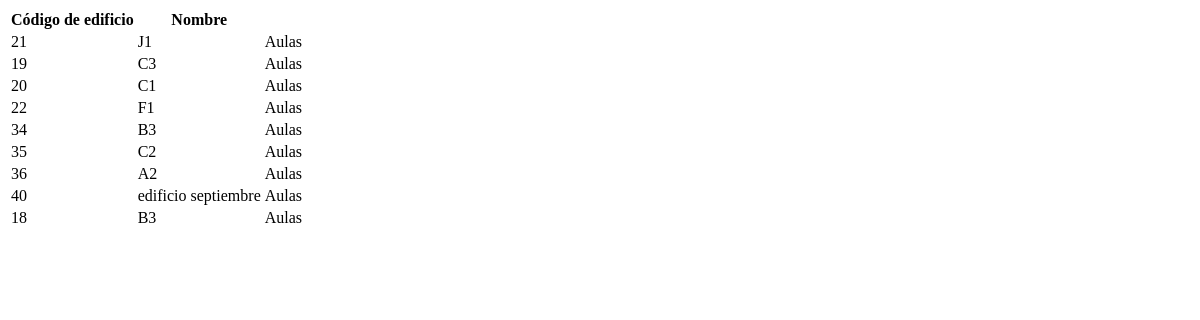
Page /Datos/ca_cargarEdificios.php on the earlier database version.
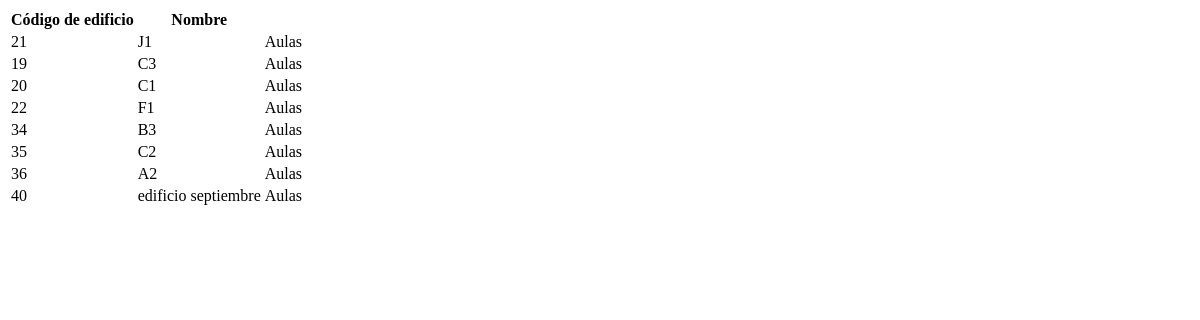
Same page on the later database version.
### tables this page shows
CREATE TABLE IF NOT EXISTS `edificios` (
  `Edificio_ID` int(11) NOT NULL,
  `descripcion` text
);

### Datos/ca_cargarEdificios.php (the view, shortened to what this page needs)
<?php
include 'conexion.php';
$query = mysql_query("CALL SP_OBTENER_EDIFICIOS(@pcMensajeError)", $enlace);
?>
<!DOCTYPE html>
<html lang="en">
    <body>
        <div class="box-body table-responsive">
            <table id="tabla_prioridad" class='table table-bordered table-striped'>
                <thead>
                    <tr>
                        <th>Código de edificio</th>
                        <th>Nombre</th>
                        <th></th>
                    </tr>
                </thead>
                <tbody>
                    <?php
                    while ($row = mysql_fetch_array($query))
                    {
                        $id = $row['Edificio_ID'];
                        ?>
                        <tr>
                            <td><?php echo $row['Edificio_ID'] ?></td>
                            <td><div class="text" id="titulo-<?php echo $id ?>"><?php echo $row['descripcion'] ?></div></td>
                            <td><a class="ver btn btn-success  fa fa-arrow-right ">   Aulas</a>
                            </td>
                        </tr>
                        <?php
                    }
                    ?>
                </tbody>
            </table>
        </div>
    </body>
</html>

Differences in the rows shown:
removed edificios: Edificio_ID "18", descripcion "B3"
